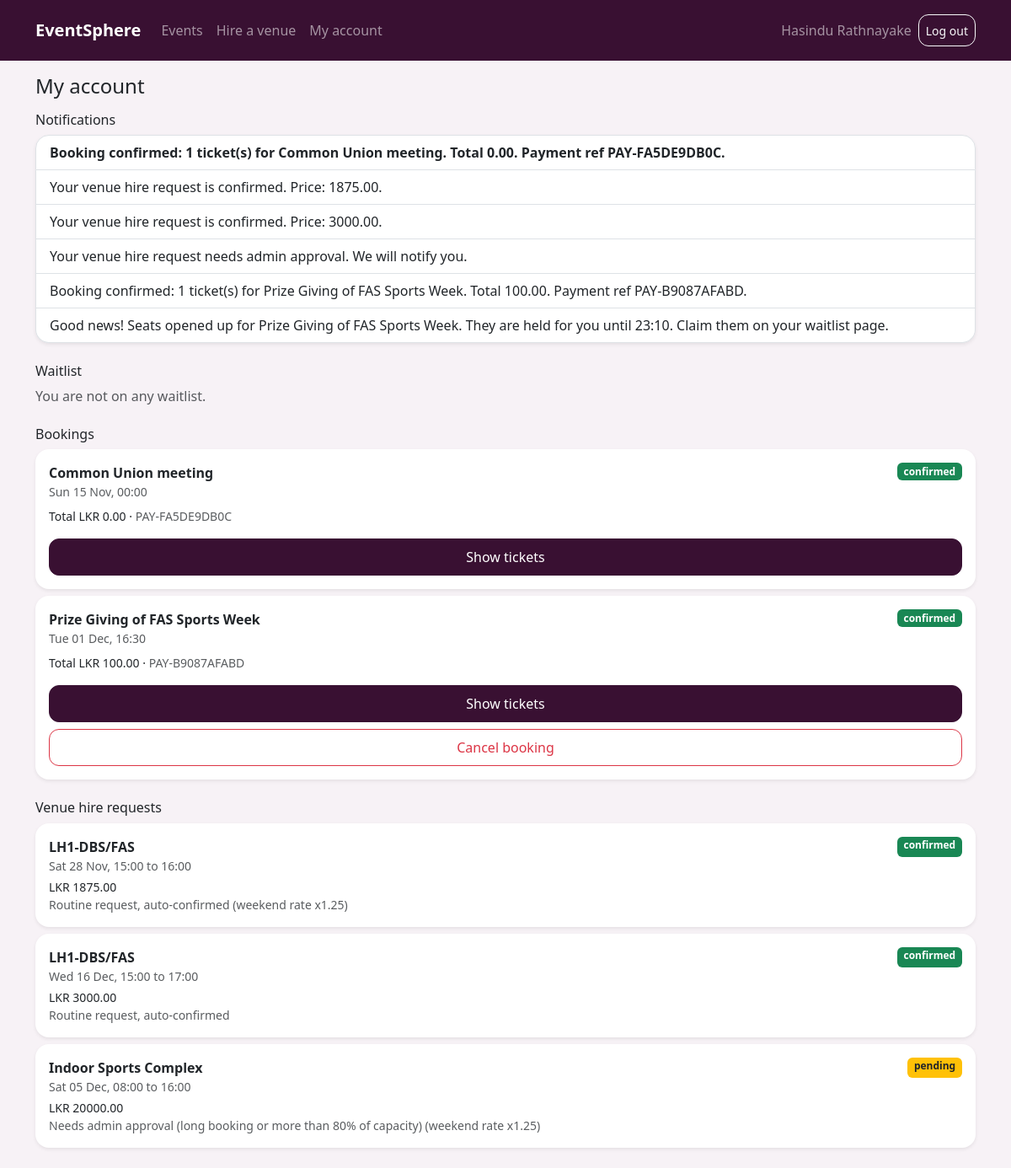
/my (signed in), run on the app's committed database.
### app/models.py (models this page shows)
class User(Base):
    __tablename__ = "users"
    id = Column(Integer, primary_key=True)
    name = Column(String(100), default="")
    email = Column(String(200), unique=True, nullable=False)
    password_hash = Column(String(200), nullable=False)
    role = Column(String(20), default="attendee")  # admin / staff / attendee

class Notification(Base):
    __tablename__ = "notifications"
    id = Column(Integer, primary_key=True)
    user_id = Column(Integer, ForeignKey("users.id"))
    text = Column(Text)
    is_read = Column(Boolean, default=False)
    created = Column(DateTime, default=datetime.utcnow)

class Event(Base):
    __tablename__ = "events"
    id = Column(Integer, primary_key=True)
    title = Column(String(200), nullable=False)
    category = Column(String(50), default="Concert")
    venue_id = Column(Integer, ForeignKey("venues.id"))
    start = Column(DateTime, nullable=False)
    end = Column(DateTime, nullable=False)
    description = Column(Text, default="")
    status = Column(String(20), default="draft")  # draft / published / cancelled

class Booking(Base):
    __tablename__ = "bookings"
    id = Column(Integer, primary_key=True)
    user_id = Column(Integer, ForeignKey("users.id"))
    event_id = Column(Integer, ForeignKey("events.id"))
    status = Column(String(20), default="confirmed")  # confirmed / cancelled
    total = Column(Float, default=0)
    refund = Column(Float, default=0)
    payment_ref = Column(String(50), default="")
    created = Column(DateTime, default=datetime.utcnow)

class Venue(Base):
    __tablename__ = "venues"
    id = Column(Integer, primary_key=True)
    name = Column(String(150), nullable=False)
    location = Column(String(200), default="")
    capacity = Column(Integer, nullable=False)
    description = Column(Text, default="")
    image = Column(String(300), default="")
    hourly_rate = Column(Float, default=0)
    open_for_hire = Column(Boolean, default=False)

class HireRequest(Base):
    __tablename__ = "hire_requests"
    id = Column(Integer, primary_key=True)
    user_id = Column(Integer, ForeignKey("users.id"))
    venue_id = Column(Integer, ForeignKey("venues.id"))
    start = Column(DateTime, nullable=False)
    end = Column(DateTime, nullable=False)
    purpose = Column(String(300), default="")
    guests = Column(Integer, default=1)
    price = Column(Float, default=0)
    status = Column(String(20), default="pending")  # confirmed / pending / rejected
    note = Column(Text, default="")

### app/routes_public.py (the view)
@router.get("/my")
def my(request: Request, db=Depends(get_db), user=Depends(login_required)):
    bookings = []
    for b in db.query(Booking).filter_by(user_id=user.id).order_by(Booking.id.desc()).all():
        ev = db.get(Event, b.event_id)
        bookings.append(dict(b=b, ev=ev, refund=refund_amount(b.total, ev.start),
                             can_cancel=b.status == "confirmed" and ev.start > now()))
    waits = []
    for w in db.query(Waitlist).filter(Waitlist.user_id == user.id,
                                       Waitlist.status.in_(["waiting", "offered"])).all():
        secs = None
        if w.status == "offered" and w.hold_expires_at:
            secs = max(0, int((w.hold_expires_at - now()).total_seconds()))
        waits.append(dict(w=w, ev=db.get(Event, w.event_id), cat=db.get(TicketCategory, w.category_id), secs=secs))
    hires = [dict(h=h, venue=db.get(Venue, h.venue_id))
             for h in db.query(HireRequest).filter_by(user_id=user.id).order_by(HireRequest.id.desc()).all()]
    notes = db.query(Notification).filter_by(user_id=user.id).order_by(Notification.id.desc()).limit(30).all()
    fresh = {n.id for n in notes if not n.is_read}
    for n in notes:
        n.is_read = True
    db.commit()
    return render(request, "my.html", db, user, bookings=bookings, waits=waits,
                  hires=hires, notes=notes, fresh=fresh)

### app/templates/my.html (shortened to what this page needs)
{% extends "base.html" %}
{% block content %}
<h4 class="mb-3">My account</h4>
<h6>Notifications</h6>
<ul class="list-group mb-4 shadow-sm rounded-4">
{% for n in notes %}<li class="list-group-item {{ 'fw-bold' if n.id in fresh }}">{{ n.text }}</li>
{% else %}<li class="list-group-item text-muted">No notifications</li>{% endfor %}
</ul>
<h6>Waitlist</h6>
{% for x in waits %}
<div class="card shadow-sm mb-2"><div class="card-body">
  <strong>{{ x.ev.title }}</strong>
  <div class="small text-muted">{{ x.cat.name }} × {{ x.w.quantity }}</div>
  {% if x.w.status == 'offered' %}
  <div class="alert alert-success mt-2 mb-0">Seats are held for you. Time left:
    <strong data-secs="{{ x.secs }}">{{ x.secs }}</strong>
    <form method="post" action="/waitlist/{{ x.w.id }}/claim" class="mt-2">
      <input type="hidden" name="csrf_token" value="{{ csrf_token }}">
      <button class="btn btn-success w-100">Claim &amp; pay (simulated)</button>
    </form>
  </div>
  {% else %}<span class="badge bg-info mt-2">Waiting</span>{% endif %}
</div></div>
{% else %}<p class="text-muted">You are not on any waitlist.</p>{% endfor %}
<h6 class="mt-4">Bookings</h6>
{% for x in bookings %}
<div class="card shadow-sm mb-2"><div class="card-body">
  <div class="d-flex justify-content-between align-items-start">
    <div>
      <strong>{{ x.ev.title }}</strong>
      <div class="small text-muted">{{ x.ev.start.strftime('%a %d %b, %H:%M') }}</div>
    </div>
    <span class="badge bg-{{ 'success' if x.b.status == 'confirmed' else 'secondary' }}">{{ x.b.status }}</span>
  </div>
  <div class="small mt-2">Total LKR {{ '%.2f'|format(x.b.total) }} · <span class="text-muted">{{ x.b.payment_ref }}</span></div>
  <div class="d-grid gap-2 mt-3">
    <a class="btn btn-primary" href="/bookings/{{ x.b.id }}/tickets">Show tickets</a>
    {% if x.can_cancel %}
    <form method="post" action="/bookings/{{ x.b.id }}/cancel"
          onsubmit="return confirm('Cancel this booking? Refund: LKR {{ '%.2f'|format(x.refund) }}')">
      <button class="btn btn-outline-danger w-100">Cancel booking</button>
    </form>
    {% endif %}
  </div>
</div></div>
{% else %}<p class="text-muted">No bookings yet.</p>{% endfor %}
<h6 class="mt-4">Venue hire requests</h6>
{% for x in hires %}
<div class="card shadow-sm mb-2"><div class="card-body">
  <div class="d-flex justify-content-between">
    <strong>{{ x.venue.name }}</strong>
    <span class="badge bg-{{ 'success' if x.h.status == 'confirmed' else 'danger' if x.h.status == 'rejected' else 'warning text-dark' }}">{{ x.h.status }}</span>
  </div>
  <div class="small text-muted">{{ x.h.start.strftime('%a %d %b, %H:%M') }} to {{ x.h.end.strftime('%H:%M') }}</div>
  <div class="small mt-1">LKR {{ '%.2f'|format(x.h.price) }}</div>
  {% if x.h.note %}<div class="small text-muted">{{ x.h.note }}</div>{% endif %}
</div></div>
{% else %}<p class="text-muted">No hire requests.</p>{% endfor %}
{% endblock %}

### app/templates/base.html (shortened to what this page needs)
<!doctype html>
<html lang="en">
<head>
  <link href="https://cdn.jsdelivr.net/npm/bootstrap@5.3.3/dist/css/bootstrap.min.css" rel="stylesheet">
  <link href="/static/style.css" rel="stylesheet">
</head>
<body>
{% set p = request.url.path %}
<nav class="navbar navbar-expand-lg navbar-dark topbar sticky-top">
  <div class="container">
    <a class="navbar-brand fw-bold" href="/events">EventSphere</a>
    <div class="collapse navbar-collapse" id="nav">
      <ul class="navbar-nav me-auto">
        <li class="nav-item"><a class="nav-link" href="/events">Events</a></li>
        {% if user %}
        <li class="nav-item"><a class="nav-link" href="/hire">Hire a venue</a></li>
        <li class="nav-item"><a class="nav-link" href="/my">My account</a></li>
        {% endif %}
      </ul>
      {% if user %}
      <form method="post" action="/logout" class="d-flex align-items-center gap-2 py-2">
        <span class="navbar-text">{{ user.name or user.email }}</span>
        <button class="btn btn-outline-light btn-sm">Log out</button>
      </form>
      {% else %}
      <div class="d-flex gap-2 py-2">
        <a class="btn btn-outline-light btn-sm" href="/login">Log in</a>
        <a class="btn btn-light btn-sm" href="/register">Register</a>
      </div>
      {% endif %}
    </div>
  </div>
</nav>
<main class="container py-3">
  {% block content %}{% endblock %}
</main>
</body>
</html>

### app/static/style.css (style rules this page uses)
:root { --brand: #391032; --brand-dark: #240a20; --brand-soft: #f3e8f1; --accent: #b5539f; --bs-primary: #391032; --bs-primary-rgb: 57, 16, 50; --bs-link-color: #391032; --bs-link-hover-color: #240a20; --bs-link-color-rgb: 57, 16, 50; }
body { background: #f7f2f6; padding-bottom: 80px; -webkit-tap-highlight-color: transparent; }
.btn { min-height: 44px; border-radius: 12px; display: inline-flex; align-items: center; justify-content: center; }
.btn-sm { min-height: 38px; }
.btn-primary { --bs-btn-bg: #391032; --bs-btn-border-color: #391032; --bs-btn-hover-bg: #240a20; --bs-btn-hover-border-color: #240a20; --bs-btn-active-bg: #240a20; --bs-btn-active-border-color: #240a20; --bs-btn-disabled-bg: #391032; --bs-btn-disabled-border-color: #391032; }
.card { border: 0; border-radius: 16px; }
.topbar { background: var(--brand) !important; }
@media (min-width: 992px) { body { padding-bottom: 0; } }

### data on the page
User: name "Hasindu Rathnayake"
Notification: text "Booking confirmed: 1 ticket(s) for Common Union meeting. Total 0.00. Payment ref PAY-FA5DE9DB0C."
Notification: text "Your venue hire request is confirmed. Price: 1875.00."
Notification: text "Your venue hire request is confirmed. Price: 3000.00."
Notification: text "Your venue hire request needs admin approval. We will notify you."
Notification: text "Booking confirmed: 1 ticket(s) for Prize Giving of FAS Sports Week. Total 100.00. Payment ref PAY-B9087AFABD."
Notification: text "Good news! Seats opened up for Prize Giving of FAS Sports Week. They are held for you until 23:10. Claim them on your waitlist page."
Event: ev "Common Union meeting", ev.start "Sun 15 Nov, 00:00"
Booking: b.status "confirmed", b.total "0.00", b.payment_ref "PAY-FA5DE9DB0C"
Event: ev "Prize Giving of FAS Sports Week", ev.start "Tue 01 Dec, 16:30"
Booking: b.status "confirmed", b.total "100.00", b.payment_ref "PAY-B9087AFABD"
Venue: venue.name "LH1-DBS/FAS" "LH1-DBS/FAS"
HireRequest: h.status "confirmed", h.start "Sat 28 Nov, 15:00", h.end "16:00", h.price "1875.00", h.note "Routine request, auto-confirmed (weekend rate x1.25)"
HireRequest: h.status "confirmed", h.start "Wed 16 Dec, 15:00", h.end "17:00", h.price "3000.00", h.note "Routine request, auto-confirmed"
Venue: venue.name "Indoor Sports Complex"
HireRequest: h.status "pending", h.start "Sat 05 Dec, 08:00", h.end "16:00", h.price "20000.00", h.note "Needs admin approval (long booking or more than 80% of capacity) (weekend rate x1.25)"
